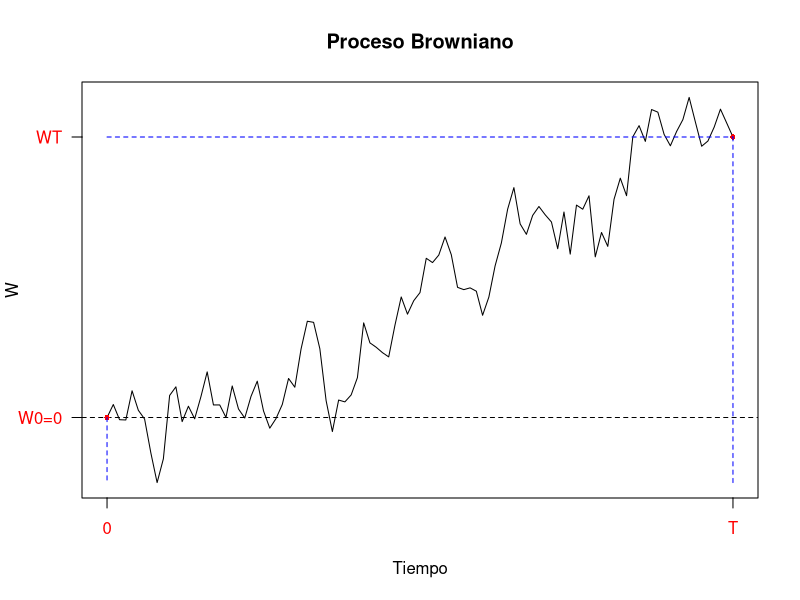
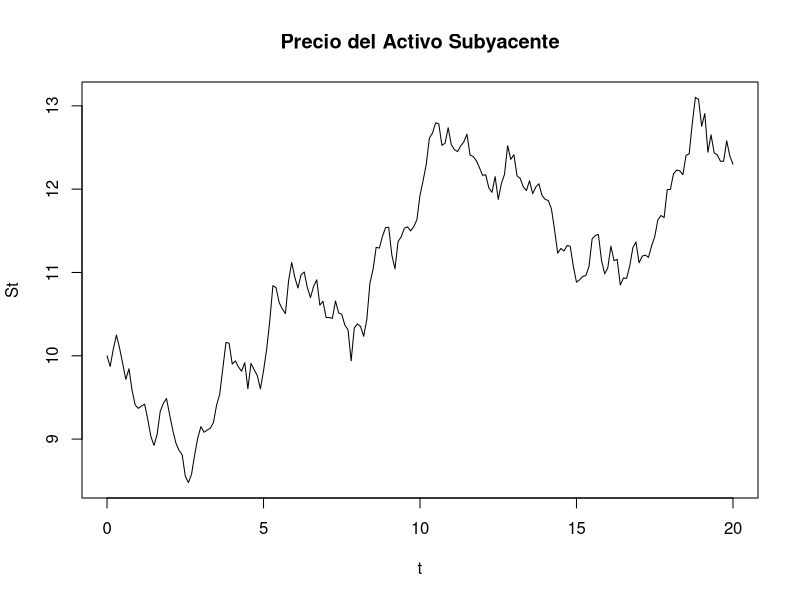
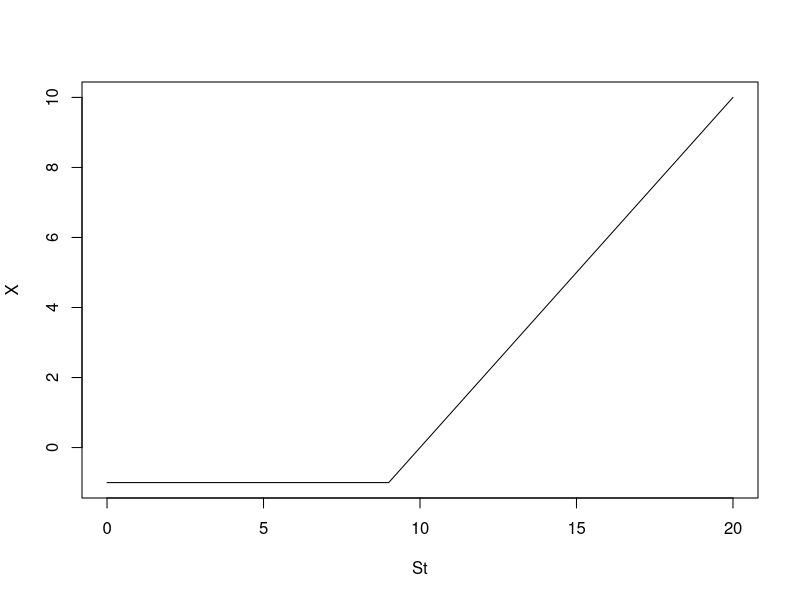

Source code (R) for these figures, in order: (Note: this script raises an error after producing the figures.)
#PROCESO BROWNIANO

Proceso_Browniano_desdet<-function(t,R,delta,Wt){
  A<-((R-t)/delta)+1
  VarPB <- c(NA)
  PB <- c(NA)
  VarPB[1]<-0
  PB[1]<-Wt
  for (i in 2:A){
    VarPB[i] <- rnorm(1,0, sqrt(delta))
  }
  for (j in 2:A){
    PB[j]<-PB[j-1]+VarPB[j]
  }
  return(PB)
}

#GRAFICO PROCESO BROWNIANO

set.seed(132)
Ejemplo_grafico<-Proceso_Browniano_desdet(0,10,0.1,0)
t<-seq(0,10,0.1)


plot(t,Ejemplo_grafico,type = 'l', main = 'Proceso Browniano' , xlab = 'Tiempo', ylab = 'W',xaxt ='n',yaxt='n' )
abline(h=0,lty=2)
points(10,Ejemplo_grafico[length(Ejemplo_grafico)],pch=16,cex=.7,col = 'red')
points(0,0,pch=16,cex=.7,col = 'red')
segments(0,Ejemplo_grafico[length(Ejemplo_grafico)],10,Ejemplo_grafico[length(Ejemplo_grafico)],lty=2,col = 'blue')
segments(10,min(Ejemplo_grafico),10,Ejemplo_grafico[length(Ejemplo_grafico)],lty=2,col = 'blue')
segments(0,0,0,min(Ejemplo_grafico),lty=2,col = 'blue')
axis(2, at=0,labels='W0=0', col.axis="red",las = 2)
axis(2, at=Ejemplo_grafico[length(Ejemplo_grafico)],labels='WT', col.axis="red",las = 2)
axis(1, at=0,labels='0', col.axis="red")
axis(1, at=10,labels='T', col.axis="red")


  
#GRAFICO PRECIO ACTIVO SUBYACENTE  

delta<-0.1
St<-10
sigma<-0.05
r<-0.01
EJPB <- Proceso_Browniano_desdet(0,20,delta,0)
EJSt<-c(NA)
for (j in 1:length(EJPB)){
  EJSt[j] <- St * exp((r - 0.5 * sigma ** 2) * ( delta * (j-1) ) + sigma * EJPB[j])
}

ej2<-cbind(seq(0,20,0.1),EJPB,EJSt) #Tabla donde se presentan las variaciones de W y St
colnames(ej2)<-c('t','Wt','St')

plot(seq(0,20,0.1),EJSt,type = "l",main="Precio del Activo Subyacente",xlab = "t",ylab = 'St')


#GRAFICO PAYOFF CALL Y PUT 

St<-0:20
k<-10
X<-c(rep(-1,10),0:10)

plot(St,X,type = "l")

#VALUACION DERIVADOS


Valuacion<-function(t,R,Wt,delta,r,sigma,St,s){
  der <- readline("Ingrese el derivado que desea valuar: ")
  A <- (R - t) / delta
  res <-c(NA)
  StV = c(NA)
  for (i in 1:s){
    for (j in 1:A){
    PB <- Proceso_Browniano_desdet(t,R,delta,Wt)
  StV[j] <- St * exp((r - 0.5 * sigma ** 2) * (t + delta * (j-1) - t) + sigma * (PB[j] - Wt))
  res[i] <- eval(parse(text=der))
    }}
  ret <- exp(-r*(T-t))*mean(res)
  return(ret)
  }
  
#VALUACION CALL

set.seed(145)
Valuacion(0,10,0,0.1,0.001,0.05,10,500) #max(StV[A]-12,0)


Call_Black_Scholes<-function(r,k,sigma,t,R,St){
  a <- (log(St/k)+(r+0.5*sigma^2)*(R-t))/(sigma*sqrt(R-t))
  b <- (log(St/k)+(r-0.5*sigma^2)*(R-t))/(sigma*sqrt(R-t))
  res <- St*pnorm(a) - k*exp(-r*(R-t))*pnorm(b)
  return(res)
}


Call_Black_Scholes(0.001,12,0.05,0,10,10)

#GRAFICO CALL

VtCall<-0.1204155
St<-0:20
k<-12
Xc<-c(rep(-VtCall,12),-VtCall:8)


plot(St,Xc,type = "l",xlab = "Precio Activo Subyacente",ylab = "Payoff/Beneficio Comprador",xaxt ='n',yaxt='n',main = "CALL" )
abline(h=0,lty=2)
points(k,-VtCall,pch=16,cex=.7,col = 'red')
points(20,max(Xc),pch=16,cex=.7,col = 'green')
axis(1, at=k,labels='K', col.axis="blue")
axis(2, at=0,labels='0', col.axis="blue",las = 2)


#VALUACION PUT

set.seed(146)
Valuacion(0,10,0,0.1,0.001,0.05,10,500) #max(12-StV[A],0)


Put_Black_Scholes<-function(r,k,sigma,t,R,St){
  a <- (log(St/k)+(r-0.5*sigma^2)*(R-t))/(sigma*sqrt(R-t))
  b <- (log(St/k)+(r+0.5*sigma^2)*(R-t))/(sigma*sqrt(R-t))
  res <- k*exp(-r*(R-t))*(1-pnorm(a)) - St*(1-pnorm(b))
  return(res)
}

Put_Black_Scholes(0.001,12,0.05,0,10,10)

#GRAFICO PUT

VtPut<-1.994563
St<-0:20
k<-12
Xp<-c((k-VtPut):-VtPut,rep(-VtPut,8))


plot(St,Xp,type = "l",xlab = "Precio Activo Subyacente",ylab = "Payoff/Beneficio Comprador",xaxt ='n',yaxt='n',main = "PUT")
abline(h=0,lty=2)
abline(h=-VtPut,lty=2)
points(k,-VtPut,pch=16,cex=.7,col = 'red')
points(0,k-VtPut,pch=16,cex=.7,col = 'green')
axis(1, at=k,labels='K', col.axis="blue")
axis(2, at=0,labels='0', col.axis="blue",las = 2)
axis(2, at=-VtPut,labels='-Vt', col.axis="blue",las = 2)

#VALUACION ULTIMO EJEMPLO

set.seed(147)
Valuacion(0,10,0,0.1,0.001,0.05,10,500) # max(max(StV)-2*min(StV),0)




